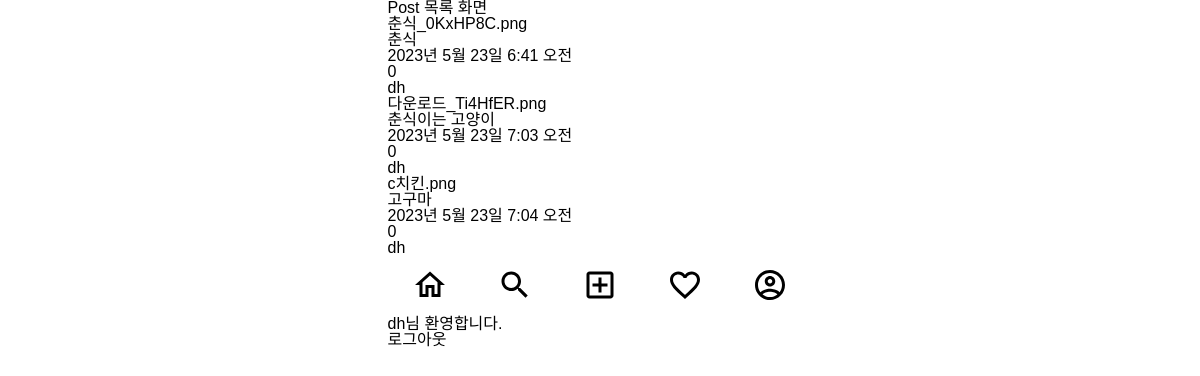
Page /cbv/ (signed in) on the committed database.
### posts/models.py (models this page shows)
class Post(models.Model):
    image = models.ImageField(verbose_name = '이미지',null=True,blank = True)
    content = models.TextField(verbose_name ='내용')
    created_at = models.DateTimeField(verbose_name ='작성일',auto_now_add=True)
    view_count = models.IntegerField(verbose_name ='조회수',default=0)
    writer = models.ForeignKey(to=User,on_delete=models.CASCADE,null=True,blank=True)

### users/models.py (models this page shows)
class User(AbstractUser):
    phone = models.CharField(verbose_name='전화번호',max_length=11)
    objects = UserManager()

### posts/views.py (the view)
# urls.py: path('cbv/',class_view.as_view()),
class class_view(ListView):
    model = Post
    template_name = 'cbv_view.html'

### posts/templates/posts/post_list.html (shortened to what this page needs)
{% extends 'base.html' %}
{% block content %}
<h1>Post 목록 화면</h1>
{% for post in post_list %}
    <div>
        {{ post.image }}<br>
        {{ post.content }}<br>
        {{ post.created_at }}<br>
        {{ post.view_count }}<br>
        {{ post.writer }}<br>
    </div>
    {% endfor %}
{% endblock %}

### posts/templates/base.html (shortened to what this page needs)
{% load static %}
<!DOCTYPE html>
<html lang="ko">
<head>
    <link rel="stylesheet" href="{% static 'css/reset.css' %}">
    <link rel="stylesheet" href="{% static 'css/index.css' %}">
</head>
<body class="container">
    <div>
    {% block content %}
    {% endblock %}
    </div>
    <div>
        <nav>
            <ul class="bottom-menu-group">
                <li>
                    <img src="{% static 'icons/home_outlined_black_36dp.svg'%}" alt="홈">
                </li>
                <li>
                    <img src="{% static 'icons/search_outlined_black_36dp.svg' %}" alt="검색">
                </li>
                <li>
                    <a href="{% url 'posts:post-create' %}">
                    <img src="{% static 'icons/add_box_outlined_black_36dp.svg' %}" alt="글쓰기">
                    </a>
                </li>
                <li>
                    <img src="{% static 'icons/favorite_outlined_black_36dp.svg' %}" alt="좋아요">
                </li>
                <li>
                    <img src="{% static 'icons/account_circle_outlined_black_36dp.svg' %}" alt="프로필">
                </li>
            </ul>
        </nav>
    </div>
    <div>
    {% if request.user.is_authenticated %}
        <div>{{ user.username }}님 환영합니다.</div>
        <a href = "{% url 'accounts:logout' %}">로그아웃</a>
    {% else %}
        <a href = "{% url 'accounts:login' %}">로그인</a>
        <a href = "{% url 'accounts:signup' %}">회원가입</a>
    {% endif %}
    </div>
</body>
</html>

### static/css/index.css (style rules this page uses)
.container { display: flex; flex-direction: column; max-width: 425px; }
body { font-family: 'Noto Sans KR', sans-serif; margin: 0 auto 60px auto; }
.bottom-menu-group { display: flex; height: 60px; align-items: center; justify-content: space-around; background-color: #FFFFFF; }

### rows in the picture
Post: image "춘식_0KxHP8C.png", content "춘식", created_at "2023년 5월 23일 6:41 오전", view_count "0", writer "dh"
Post: image "다운로드_Ti4HfER.png", content "춘식이는 고양이", created_at "2023년 5월 23일 7:03 오전", view_count "0", writer "dh"
Post: image "c치킨.png", content "고구마", created_at "2023년 5월 23일 7:04 오전", view_count "0", writer "dh"
User: username "dh"
